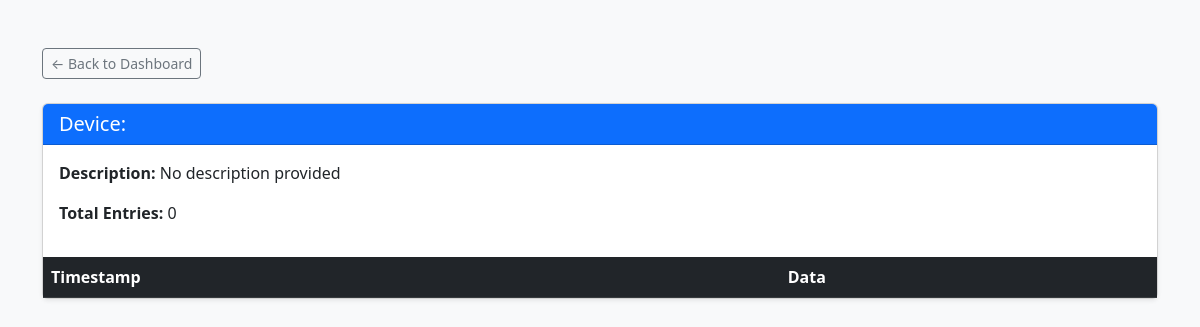
Page /device/sensor 6 on the earlier database version.
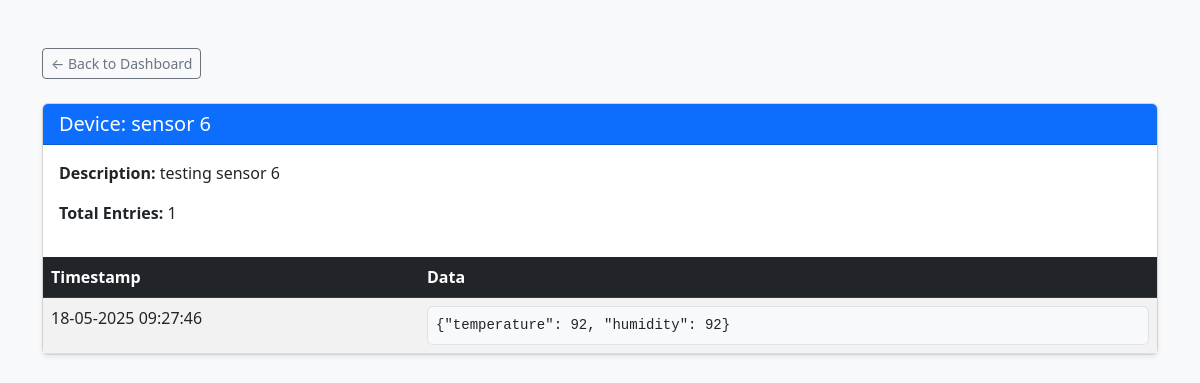
Same page on the later database version.
### main.py (models this page shows)
class Device(db.Model):
    device_id = db.Column(db.String(50), unique=True, nullable=False, primary_key=True)
    description = db.Column(db.String(200), nullable=True)
    sensordatas = db.relationship('SensorData', back_populates="device")

class SensorData(db.Model):
    id = db.Column(db.Integer, primary_key=True)
    device_id = db.Column(db.ForeignKey('device.device_id'), nullable=False)
    data = db.Column(db.Text, nullable=False)
    timestamp = db.Column(db.DateTime, nullable=False, default=datetime.utcnow)
    device = db.relationship('Device', back_populates="sensordatas")

### main.py (the view)
@app.route('/device/<device_id>')
def device(device_id):
    device = Device.query.filter_by(device_id=device_id).join(SensorData).order_by(SensorData.timestamp).first()
    print(device)
    return render_template('device.html', device=device, parse_time=parse_time)

### main.py (called while the page is built)
def parse_time(time):
    return time.strftime('%d-%m-%Y %H:%M:%S')

### templates/device.html (shortened to what this page needs)
<!DOCTYPE html>
<html lang="en">
<head>
    <link href="https://cdn.jsdelivr.net/npm/bootstrap@5.3.0/dist/css/bootstrap.min.css" rel="stylesheet">
</head>
<body class="bg-light">
    <div class="container py-5">
        <a href="{{ url_for('test') }}" class="btn btn-sm btn-outline-secondary mb-4">← Back to Dashboard</a>
        <div class="card shadow-sm">
            <div class="card-header bg-primary text-white">
                <h5 class="mb-0">Device: {{ device.device_id }}</h5>
            </div>
            <div class="card-body">
                <p><strong>Description:</strong> {{ device.description or 'No description provided' }}</p>
                <p><strong>Total Entries:</strong> {{ device.sensordatas | length }}</p>
            </div>
            <div class="table-responsive">
                <table class="table table-striped table-hover mb-0">
                    <thead class="table-dark">
                        <tr>
                            <th scope="col">Timestamp</th>
                            <th scope="col">Data</th>
                        </tr>
                    </thead>
                    <tbody>
                    {% for sensordata in device.sensordatas %}
                        <tr>
                            <td>{{ parse_time(sensordata.timestamp) }}</td>
                            <td>
                                <pre class="m-0 bg-light border rounded p-2">{{ sensordata.data }}</pre>
                            </td>
                        </tr>
                    {% endfor %}
                    </tbody>
                </table>
            </div>
        </div>
    </div>
</body>
</html>

Differences in the rows shown:
added Device: device_id "sensor 6", description "testing sensor 6"
now on this page (row edited): SensorData: timestamp "18-05-2025 09:27:46", data "{\"temperature\": 92, \"humidity\": 92}"
Other differences:
{{ device.sensordatas | length }}: "0" → "1"
{{ device.description or 'No description provided' }}: "No description provided" → (not shown)
